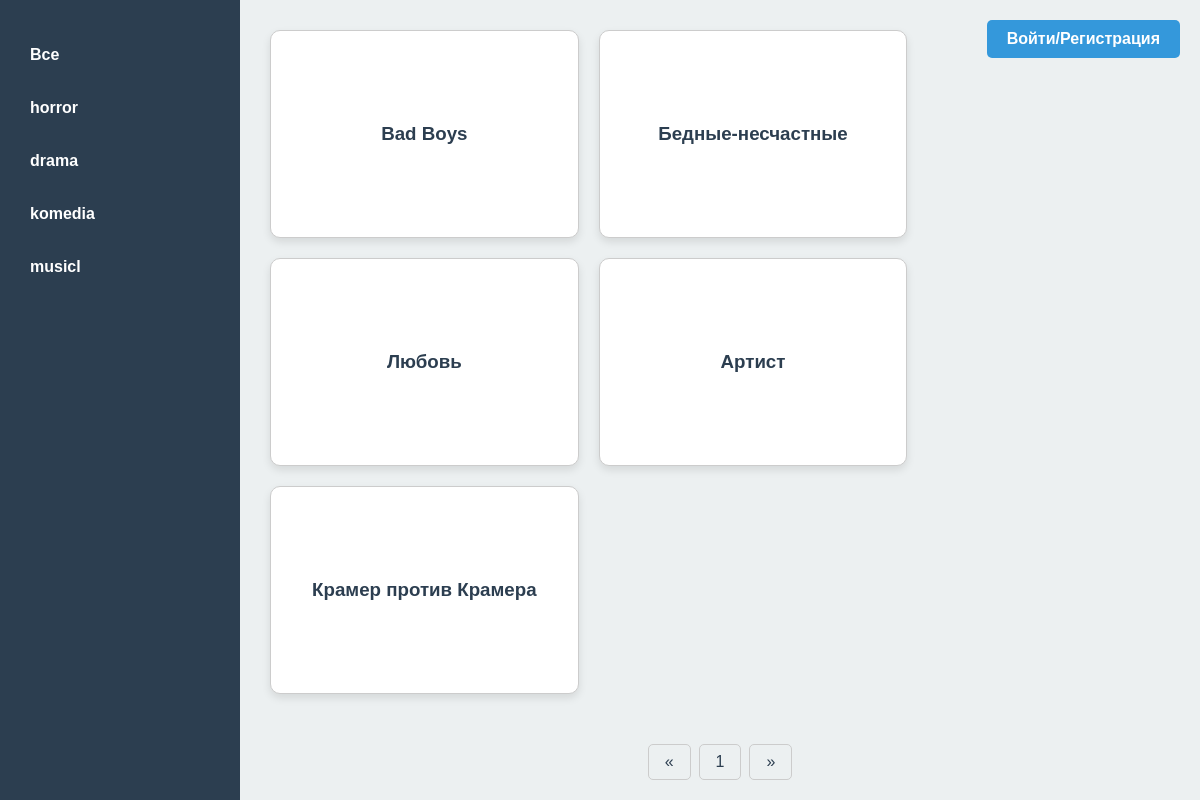
/horror/, run on the app's committed database.
### main/models.py (models this page shows)
class Genr(models.Model):
    genr = models.CharField(max_length=30)
    slug = models.SlugField(max_length=200)
    def __str__(self):
        return self.genr

class Movie(models.Model):
    name = models.CharField(max_length=50)
    slug = models.SlugField(max_length=200)
    year = models.IntegerField(max_length=4)
    during = models.IntegerField(max_length=10)
    grade = models.IntegerField(max_length=2)
    description = models.TextField()
    category = models.ForeignKey(to=Genr, on_delete=models.PROTECT)
    class Meta():
        ordering = ('id',)
    def __str__(self):
        return self.name

### main/views.py (the view)
# urls.py: path('',views.index,name='glavni'),
def index(request,genr='all',page_nm=1):
    if request.user.is_authenticated:
        is_auth = True
        username = request.user.username
    else:
        username = ''
        is_auth = False
    if genr == 'all':
        movie = Movie.objects.all()
    else:
        horror_category = Genr.objects.get(genr=genr)
        movie = Movie.objects.filter(category=horror_category)
    paginator = Paginator(movie,6)
    current_page = paginator.page(page_nm)
    genrs = Genr.objects.all()
    context = {'movies':current_page,
               'genrs':genrs,
               'page_nm':paginator,
               'genr':genr,
               'username':username,
               'is_auth':is_auth}
    return render(request,'main/main.html', context)

### templates/main/main.html (shortened to what this page needs)
<!DOCTYPE html>
<html lang="ru">
<head>
</head>
<body>
    <div class="sidebar">
        <ul>
            <li><a href="/">Все</a></li>
            {% for genr in genrs %}
            <li><a href="{% url 'movie_genr' genr=genr %}">{{ genr }}</a></li>
            {% endfor %}
        </ul>
    </div>
    <div class="content-wrapper">
        {%if not is_auth%}
        <a href="{% url 'login' %}" class="login-button">Войти/Регистрация</a>
        {%else%}
        <a href="{%url 'logout'%}" class="login-button">Выйти</a>
        <h2 class="user_name">Привет, {{username}}</h2>
        {%endif%}
        <div class="main-content">
            {% for movie in movies %}
            <div class="movie-card">
                <a href="{% url 'movie_detail' genr=movie.category.slug moox=movie.slug  %}"><h3>{{movie}}</h3></a>
            </div>
            {% endfor %}
        </div>
        <div class="pagination">
            <a href="#" >&laquo;</a>
            {%for page in page_nm.page_range%}
            <a href="{% url 'movie_genr' genr=genr page_nm=page %}">{{page}}</a>
            {%endfor%}
            <a href="#">&raquo;</a>
        </div>
    </div>
</body>
</html>

### templates/main/main.html (style rules this page uses)
body { font-family: Arial, sans-serif; display: flex; flex-direction: column; margin: 0; padding: 0; min-height: 100vh; }
.sidebar { width: 20%; background-color: #2c3e50; padding: 20px; color: white; height: 100vh; position: fixed; }
.sidebar ul { list-style-type: none; padding: 0; }
.sidebar ul li { margin: 15px 0; }
.sidebar ul li a { text-decoration: none; color: white; font-weight: bold; display: block; padding: 10px; border-radius: 5px; transition: background-color 0.3s ease; }
.content-wrapper { margin-left: 20%; width: 80%; display: flex; flex-direction: column; background-color: #ecf0f1; flex: 1; position: relative; }
.login-button { position: absolute; top: 20px; right: 20px; background-color: #3498db; color: white; padding: 10px 20px; border-radius: 5px; text-decoration: none; font-weight: bold; transition: background-color 0.3s ease; }
.main-content { padding: 20px; display: flex; flex-wrap: wrap; background-color: #ecf0f1; flex: 1; }
.movie-card { border: 1px solid #ccc; border-radius: 10px; padding: 20px; margin: 10px; width: calc(33.333% - 40px); background-color: white; box-shadow: 0 4px 8px rgba(0, 0, 0, 0.1); cursor: pointer; transition: transform 0.3s ease, box-shadow 0.3s ease; position: relative; }
.movie-card a { text-decoration: none; color: #2c3e50; position: absolute; top: 0; left: 0; width: 100%; height: 100%; display: flex; justify-content: center; align-items: center; z-index: 1; padding: 20px; box-sizing: border-box; }
.movie-card h3 { margin: 0; z-index: 2; }
.pagination { display: flex; justify-content: center; padding: 20px; background-color: #ecf0f1; }
.pagination a { color: #2c3e50; padding: 8px 16px; text-decoration: none; border: 1px solid #ccc; margin: 0 4px; border-radius: 5px; transition: background-color 0.3s ease, color 0.3s ease; }

### data on the page
Genr: genr "horror"
Genr: genr "drama"
Genr: genr "komedia"
Genr: genr "musicl"
Movie: name "Bad Boys"
Movie: name "Бедные-несчастные"
Movie: name "Любовь"
Movie: name "Артист"
Movie: name "Крамер против Крамера"

### other printed values
{{ page }} "1"
